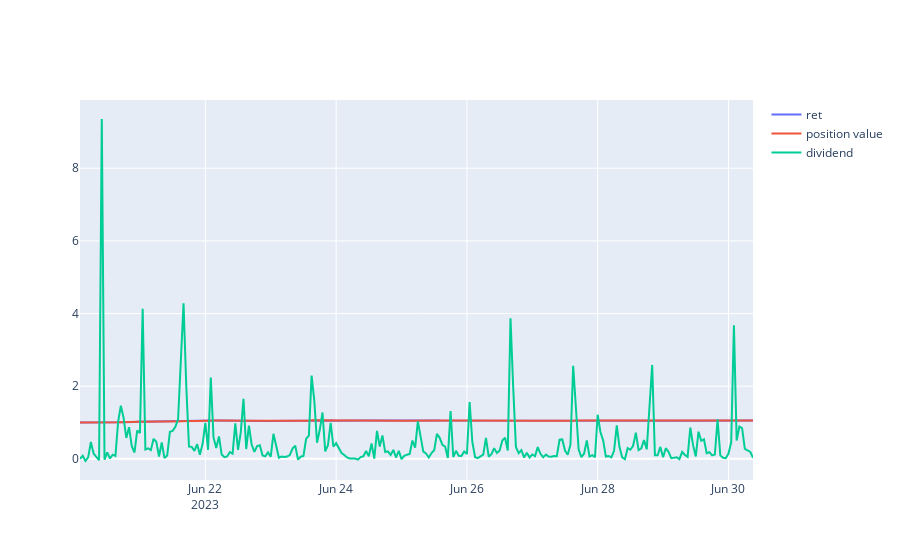

Write notebook code for a chart like this one.
### Code cell
# plot
data = [go.Scatter(x=result['Date'], y=result['ret'] / v0, name='ret'),\
        go.Scatter(x=result['Date'], y=result['glp_value'] / v0, name='position value'),\
        go.Scatter(x=result['Date'], y=result['dividend'].cumsum(), name='dividend')]
fig = go.Figure(data=data)
fig.show()

### Figure 1 — Plotly figure (JSON) as saved in the notebook; plotly's stock layout.template omitted (floating-point values rounded to 4 significant figures; data arrays with more than 128 entries replaced by an {"elided": "..."} marker saying what was removed)
{"data": [{"name": "ret", "type": "scatter", "x": {"elided": "15872 str values"}, "y": {"elided": "15872 float values"}}, {"name": "position value", "type": "scatter", "x": {"elided": "15872 str values"}, "y": {"elided": "15872 float values"}}, {"name": "dividend", "type": "scatter", "x": {"elided": "15872 str values"}, "y": {"elided": "15872 float values"}}], "layout": {}}
